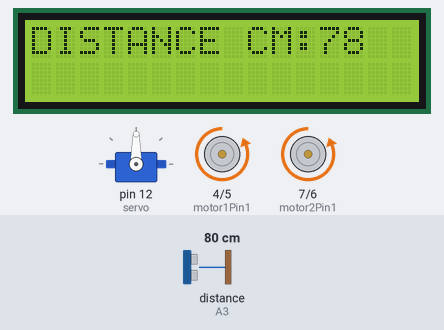
A sketch run on a simulated Arduino Uno, built with avr-gcc and run on an emulated ATmega328P. Shown: 16×2 character LCD, servo, motor-driver pin pairs drawn as motors (green arrow = first pin HIGH = forward, orange = second pin HIGH = backward, longer = more drive, scaled by the enable pin). Wiring (inferred from the names in the program): ultrasonic range finder: trigger A0; echo A3. Inputs (shaded band) come from the test bench; at power-on: distance to the obstacle (sensor on A3) 80 cm. The echo pulse lasts 58.3 µs per cm; what the sketch prints to the serial monitor is not drawn.

Above: at 1.08 s.
1.3 s: distance to the obstacle (sensor on A3) set to 10 cm
At 1.53 s:
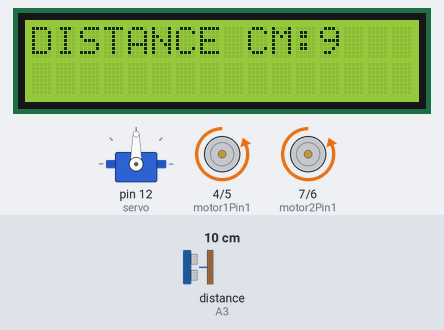
3.5 s: distance to the obstacle (sensor on A3) set to 7 cm
At 4.6 s:
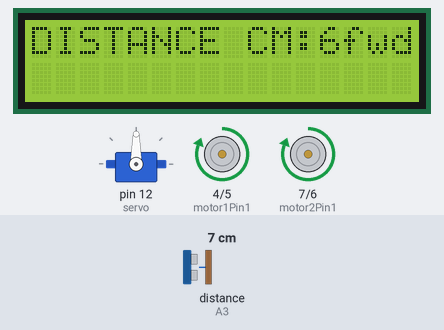
6.5 s: distance to the obstacle (sensor on A3) set to 9 cm
At 7.7 s:
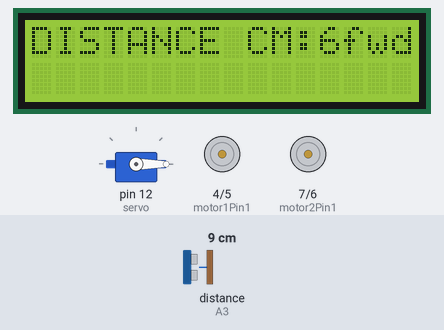
Timing chart, 0 to 10.2 s (numbered marks = the images above; inputs shaded):
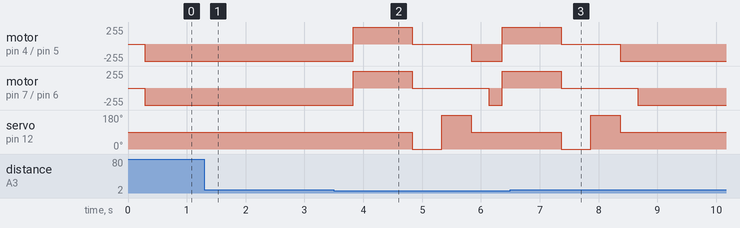

Measured:
- the behaviour switches between 9 and 8 cm on distance to the obstacle (sensor on A3) (found by bisection; images 1 and 2)
- after the input at 1.3 s, the display: first differs from a run without the input after 0.13 s (image 1)
- after the input at 6.5 s, motor on pin 4 (motor1Pin1) / pin 5 (motor1Pin2): goes on until 8.4 s, then stays backward 255/255; motor on pin 7 (motor2Pin1) / pin 6 (motor2Pin2): goes on until 8.7 s, then stays backward 255/255; servo on pin 12 (servo): goes on until 8.4 s, then stays 90°
- what the display in image 2 shows lasts 2.4 s, from 3.8 s to 6.2 s

The sketch:

final.ino
```cpp
// ultrasound
#include <Wire.h>
#include <LiquidCrystal_I2C.h>
#include <Servo.h>

LiquidCrystal_I2C lcd = LiquidCrystal_I2C(0x27, 16, 2);

int trigPin = A0;
int echoPin = A3;
Servo servo;

long distance;
long duration;

int variable;
int rd;
int ld;
long ULTRASONIC();

//IR pins
//define IR module pins
#define LS 8     // left sensor
#define RS 2     // right sensor
#define MS 13     // center sensor
int IRvalueD1 = 0; //left sensor state
int IRvalueD2 = 0; //right sensor state
int IRvalueD3 = 0; //center sensor state

//define Line follower variables
int vSpeed = 180;        // MAX 255
int turn_speed = 180;    // MAX 255
int turn_delay =5;
int vSpeedr = 180, vSpeedl=180; //Turning PWM Values
int rvSpeedr = 180, rvSpeedl=180;
int vTurnf = 180, vTurns=18; //Turning

//Aligning variables
boolean alignFlag=0;
boolean perpendicularFlag=0;


// motor pins

// Motor A
int motor1Pin1 = 4;
int motor1Pin2 = 5;
int enable1Pin = 9;

// Motor B
int motor2Pin1 = 7;
int motor2Pin2 = 6;
int enable2Pin = 10;

void motor_function(char m_state) ;

// Setting PWM properties
const int freq = 30000;
const int pwmChannel = 0;
const int resolution = 8;
int dutyCycle = 200;

String motionState = "";


void setup() {
  // sets the pins as outputs:
  pinMode(motor1Pin1, OUTPUT);
  pinMode(motor1Pin2, OUTPUT);
  pinMode(enable1Pin, OUTPUT);
  pinMode(motor2Pin1, OUTPUT);
  pinMode(motor2Pin2, OUTPUT);
  pinMode(enable2Pin, OUTPUT);

   TCCR2B = TCCR2B & B11111000 | B00000111; // for PWM frequency of 30.64 Hz

  lcd.init();
  lcd.backlight();
  pinMode(trigPin, OUTPUT);
  pinMode(echoPin, INPUT);
  servo.attach(12);
  servo.write(90);

    //IR module pin Definitions
  pinMode(LS, INPUT);
  pinMode(RS, INPUT);
  pinMode(MS, INPUT);


  Serial.begin(9600);

  // testing
  Serial.print("Testing DC Motor...");
}

void loop() {
  //control speed
  analogWrite(enable1Pin, 255);
  analogWrite(enable2Pin, 255);

  variable = ULTRASONIC();
  lcd.clear();
  lcd.setCursor(0, 0);
  lcd.print("DISTANCE CM:");
  lcd.print(distance);

  delay(200);

  motor_function('F');
  lcd.print(F("fwd"));

  if (variable < 8){
     motor_function('B');
     lcd.print(F("bwd"));
     delay(1000);

     motor_function('S');
     lcd.print(F("stop"));
     servo.write(0);
     rd = ULTRASONIC;
     delay(500);
     servo.write(180);
     ld = ULTRASONIC;
     delay(500);
     servo.write(90);

     if (rd > ld) {
          motionState = "rgt"; //Feedback parameter
          motor_function('R');
          delay(300);
          motor_function('F');
          lcd.print(F("fwd"));
     } else {
          motionState = "lft"; //Feedback parameter
          motor_function('L');
          delay(300);
          motor_function('F');
          lcd.print(F("fwd"));
     }
  }
}

long ULTRASONIC() {
  digitalWrite(trigPin, LOW);
  delayMicroseconds(2);
  digitalWrite(trigPin, HIGH);
  delayMicroseconds(10);
  digitalWrite(trigPin, LOW);
  duration = pulseIn(echoPin, HIGH);
  distance = duration * 0.034 / 2;
  return distance;
}
```

IR.ino
```cpp
void IRModule()
{
  IRvalueD1 = digitalRead(LS);
  IRvalueD2 = digitalRead(RS);
  IRvalueD3 = digitalRead(MS);
  Serial.print("IRvalueD1: ");
  Serial.println(IRvalueD1);
  Serial.print("IRvalueD2: ");
  Serial.println(IRvalueD2);
}
```

MC.ino
```cpp
void motor_function(char m_state) {
  switch(m_state) {

    case 'S':
     digitalWrite(motor1Pin1, LOW);
     digitalWrite(motor1Pin2, LOW);
     digitalWrite(motor2Pin1, LOW);
     digitalWrite(motor2Pin2, LOW);
      break;

    case 'F':
     digitalWrite(motor1Pin1, LOW);
     digitalWrite(motor1Pin2, HIGH);
     digitalWrite(motor2Pin1, LOW);
     digitalWrite(motor2Pin2, HIGH);
      break;

    case 'B':
     digitalWrite(motor1Pin1, HIGH);
     digitalWrite(motor1Pin2, LOW);
     digitalWrite(motor2Pin1, HIGH);
     digitalWrite(motor2Pin2, LOW);
      break;

    case 'R':
     digitalWrite(motor1Pin1, LOW);
     digitalWrite(motor1Pin2, LOW);
     digitalWrite(motor2Pin1, LOW);
     digitalWrite(motor2Pin2, HIGH);
      break;

    case 'L':
     digitalWrite(motor1Pin1, LOW);
     digitalWrite(motor1Pin2, HIGH);
     digitalWrite(motor2Pin1, LOW);
     digitalWrite(motor2Pin2, LOW);
      break;

    default :
     digitalWrite(motor1Pin1, LOW);
     digitalWrite(motor1Pin2, LOW);
     digitalWrite(motor2Pin1, LOW);
     digitalWrite(motor2Pin2, LOW);

  }
}
```
